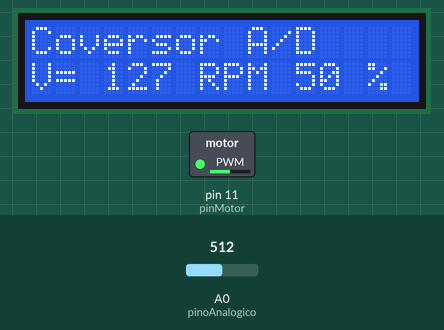
Recording of a sketch running on a simulated Arduino Uno, built with avr-gcc and run on an emulated ATmega328P. Shown: 16×2 character LCD, switched loads named in the sketch (green lamp = pin HIGH). The test bench sets the inputs (shaded band); at power-on: A0 (pinoAnalogico) = 512.

Above: at 1.2 s.
1.3 s: A0 (pinoAnalogico) set to 44
At 2.2 s:
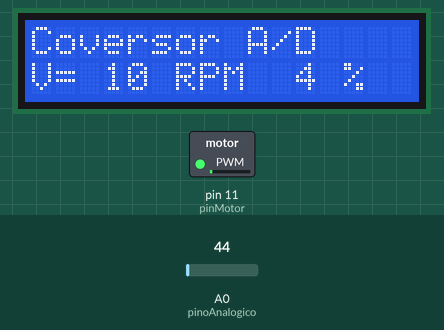
2.8 s: A0 (pinoAnalogico) set to 36
At 4.0 s:
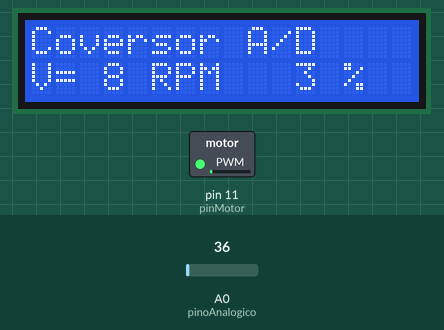
4.3 s: A0 (pinoAnalogico) set to 0
At 4.6 s:
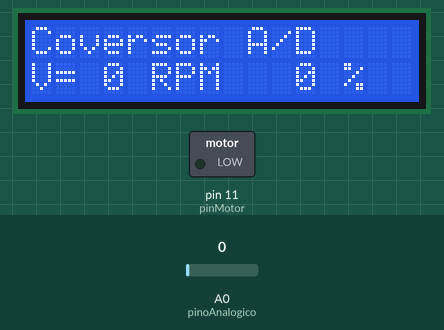
5.8 s: A0 (pinoAnalogico) set to 716
At 6.8 s:
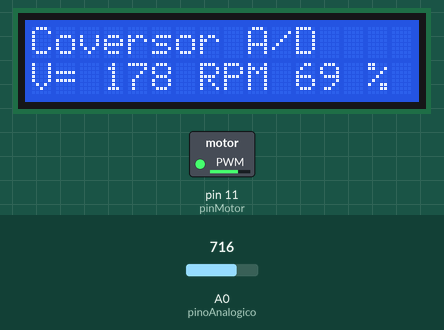
7.3 s: A0 (pinoAnalogico) set to 0
At 8.2 s:
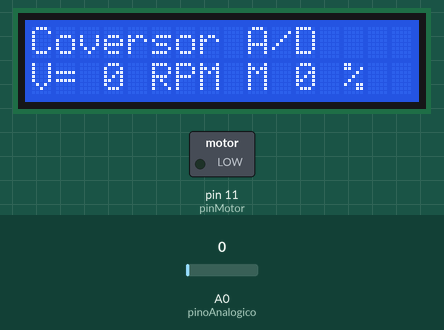
8.8 s: A0 (pinoAnalogico) set to 900
At 9.2 s:
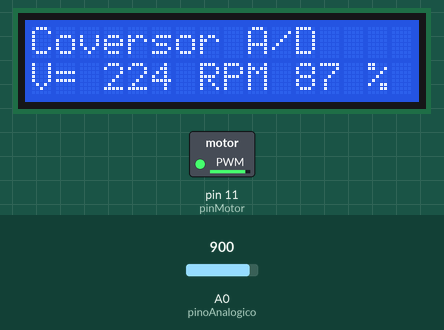
Timing chart, 0 to 11.3 s (numbered marks = the images above; inputs shaded):
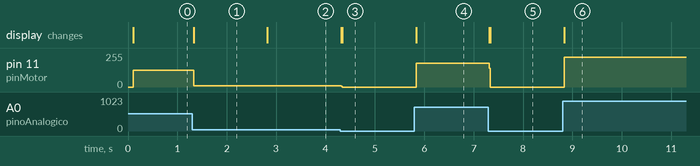

Measured:
- after the input at 1.3 s, pin 11 (pinMotor): 127/255 → 10/255 at once; the display: changes at once (image 1)
- after the input at 2.8 s, pin 11 (pinMotor): 10/255 → 8/255 at once; the display: changes at once (image 2)
- after the input at 4.3 s, pin 11 (pinMotor): 8/255 → 0/255 at once; the display: first changes at once (image 3 shows a later state)
- after the input at 5.8 s, pin 11 (pinMotor): 0/255 → 178/255 at once; the display: changes at once (image 4)
- after the input at 7.3 s, pin 11 (pinMotor): 178/255 → 0/255 at once; the display: first changes at once (image 5 shows a later state)
- after the input at 8.8 s, pin 11 (pinMotor): 0/255 → 224/255 at once; the display: changes at once (image 6)

The sketch:

Aula_2_UNO_Controle_de_Velociade_Motor_DC.ino
```cpp
/*
 * Construir um sketch e implementar em hardware:
 * Arduino UNO com módulo LCD
 * Potenciômetro em uma entrada A/D
 * Apresentar no LCD o dutyCycle em % (0 a 100%)
 * o Colocar um led em um dos pinos de PWM do Arduino Uno
 * o Substituir o led por um motor DC para controle de velocidade
 *
 * Nome: LEONARDO MOREIRA FELIPE
 * TURMA: 641N1
 * DATA: 10/03/2022
 */

// inclusão de bibliotecas
#include <Wire.h>
#include <LiquidCrystal_I2C.h>

// apelidos
#define pinoAnalogico A0
#define leituras 10
#define pinMotor 11

int valorAnalogico;
int valorPerc;
int valorPwm;

LiquidCrystal_I2C lcd(0x3F,16,2);  // Criando um LCD de 16x2 no endereço I2C 0x27

//função setup executa 1 vez no início
void setup(){
  lcd.init(); // Inicializando o LCD
  lcd.backlight(); // Ligando o BackLight do LCD
  lcd.print("Coversor A/D"); // Exibindo no LCD texto
  lcd.setCursor(0,1); // posiciona o cluros no início da 2ª linha
  lcd.print("V="); // imprime o texto
  lcd.setCursor (11,1);
  lcd.print(valorPerc);
  pinMode(pinMotor, OUTPUT);
}

// função loop com código principal
void loop(){
  leituraAnalogica();
  mapValperc();
  mapValpwm();
  atualizaLcd();
  acionaPwm();
  }

void leituraAnalogica (){
  valorAnalogico=0; // zera a variável
  for(int i=0; i<leituras; i++){ // laço com repetição de "leituras"
  valorAnalogico = valorAnalogico + analogRead(pinoAnalogico); // Acumula a nova leitura do Conv.A/D
  delay(1); // atraso para estabilizar o conversor
  }
  valorAnalogico = valorAnalogico/leituras; // faz a média de leituras
}

void mapValperc(){ // funcao mapear o valor percentual de 0% a 100%
  valorPerc=map (valorAnalogico, 0, 1023, 0, 100);
}

void mapValpwm (){ // funcao de mapear o valor 0 a 255 do PWM
  valorPwm=map(valorAnalogico, 0, 1023, 0, 255);
}

void acionaPwm() { // funcao acionamento do led pelo valor do PWM
  analogWrite (pinMotor, valorPwm);
}

void atualizaLcd (void){ // funcao que atualiza o LCD
  lcd.setCursor (3,1);
  lcd.print(valorPwm);
  lcd.print(" RPM ");
  lcd.setCursor (11,1);
  lcd.print(valorPerc);
  lcd.print(" % ");
}
```
